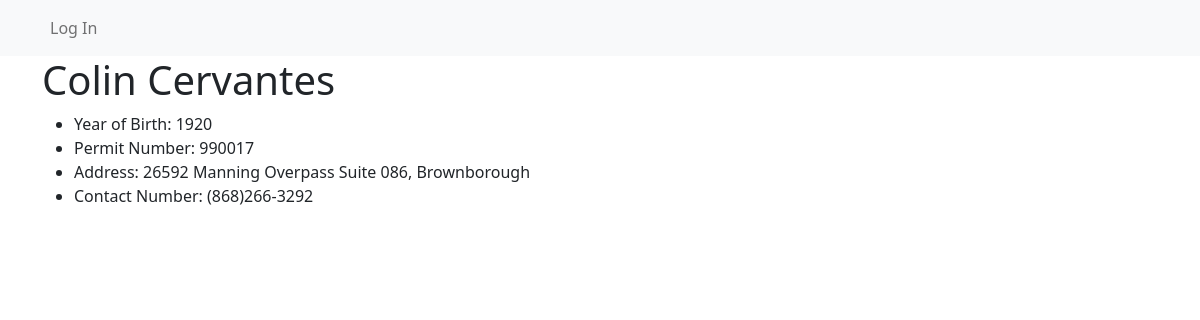
/validate_car/drivers/1, run on the app's committed database.
### validate_car/models.py (models this page shows, shortened)
class Driver(models.Model):
    first_name = models.CharField(max_length=128)
    last_name = models.CharField(max_length=128)
    dob = models.IntegerField()
    permit_number = models.CharField(max_length=128)
    address = models.CharField(max_length=256)
    contact_number = models.CharField(max_length=128)

### validate_car/views.py (the view)
# urls.py: path('drivers/<int:pk>', views.DriverDetailView.as_view(), name='driver-detail'),
class DriverDetailView(DetailView):
    model = models.Driver

### validate_car/templates/validate_car/driver_detail.html
{% extends 'validate_car/base.html' %}
{% block body_block %}
  <h1>{{ driver.first_name }} {{ driver.last_name }}</h1>
  <ul>
    <li>Year of Birth: {{ driver.dob }}</li>
    <li>Permit Number: {{ driver.permit_number }} </li>
    <li>Address: {{ driver.address }} </li>
    <li>Contact Number: {{ driver.contact_number }} </li>
  </ul>
{% endblock %}

### data on the page
Driver: first_name "Colin", last_name "Cervantes", dob "1920", permit_number "990017", address "26592 Manning Overpass Suite 086, Brownborough", contact_number "(868)266-3292"
